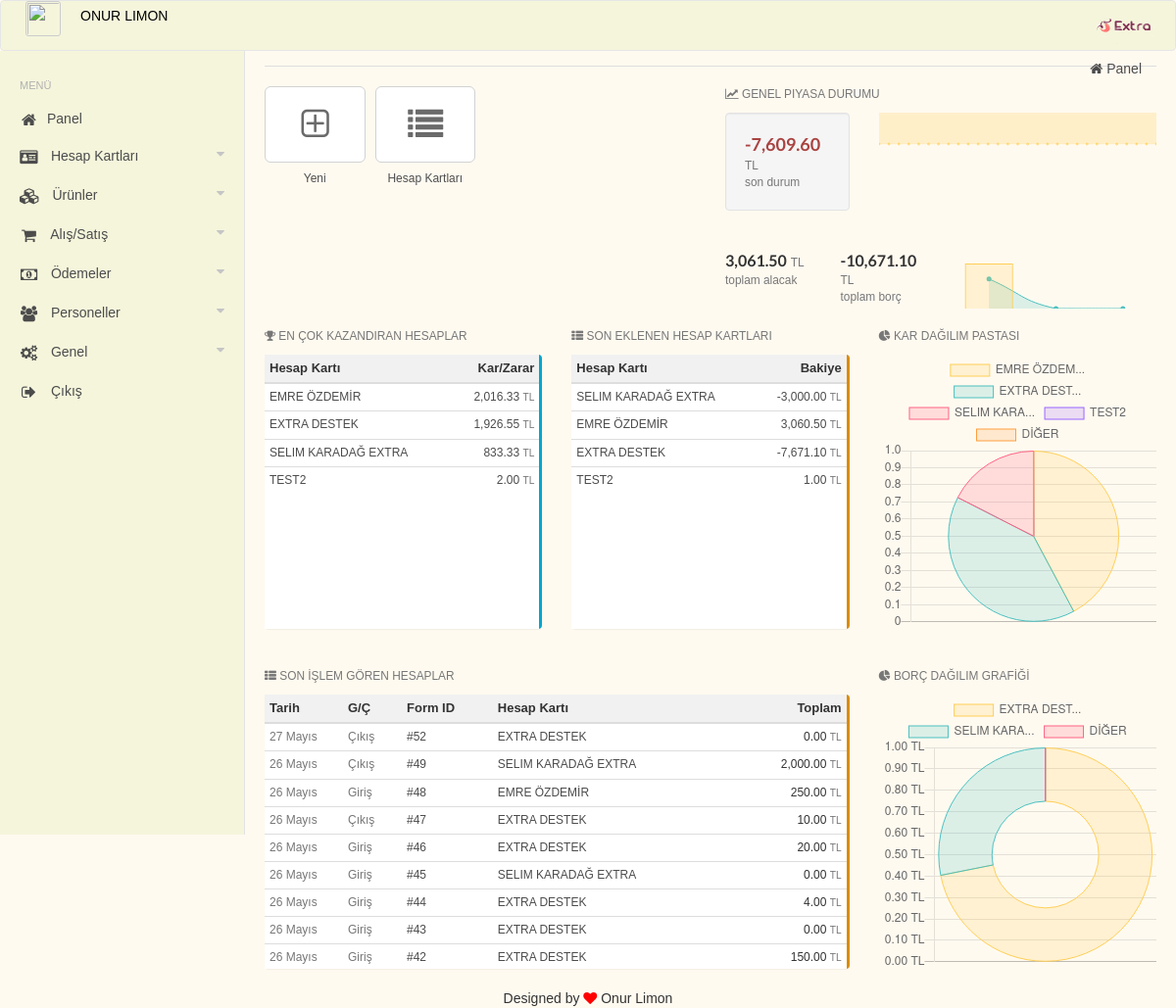
/admin/account/index.php (signed in), run on the app's committed database.
### tables this page shows
CREATE TABLE `onur_accounts`  (
  `id` int(11) NOT NULL AUTO_INCREMENT,
  `status` int(1) NOT NULL DEFAULT 1,
  `date` datetime(0) NOT NULL,
  `type` varchar(10) NOT NULL,
  `code` varchar(32) NOT NULL,
  `name` varchar(32) NOT NULL,
  `email` varchar(100) NOT NULL,
  `gsm` varchar(20) NOT NULL,
  `phone` varchar(20) NOT NULL,
  `address` varchar(500) NOT NULL,
  `city` varchar(20) NOT NULL,
  `district` varchar(20) NOT NULL,
  `country` varchar(20) NOT NULL,
  `tax_no` varchar(20) NOT NULL,
  `tax_home` varchar(20) NOT NULL,
  `balance` decimal(15, 4) NOT NULL,
  `profit` decimal(15, 4) NOT NULL,
  PRIMARY KEY (`id`) USING BTREE,
  INDEX `code`(`code`) USING BTREE,
  INDEX `name`(`name`) USING BTREE,
  INDEX `gsm`(`gsm`) USING BTREE,
  INDEX `name_2`(`name`) USING BTREE,
  INDEX `gsm_2`(`gsm`) USING BTREE
);

CREATE TABLE `onur_forms`  (
  `id` int(11) NOT NULL AUTO_INCREMENT,
  `status` enum('0','1') NOT NULL DEFAULT '1',
  `date` datetime(0) NOT NULL,
  `type` varchar(10) NOT NULL DEFAULT 'form',
  `template` varchar(20) NOT NULL,
  `in_out` enum('0','1') NOT NULL DEFAULT '1',
  `account_id` int(11) NOT NULL,
  `account_code` varchar(32) NOT NULL,
  `account_name` varchar(50) NOT NULL,
  `account_gsm` varchar(20) NOT NULL,
  `account_phone` varchar(20) NOT NULL,
  `account_email` varchar(100) NOT NULL,
  `account_city` varchar(20) NOT NULL,
  `account_tax_home` varchar(20) NOT NULL,
  `account_tax_no` varchar(20) NOT NULL,
  `total` decimal(15, 4) NOT NULL,
  `profit` decimal(15, 4) NOT NULL,
  `payment` decimal(15, 4) NOT NULL,
  `item_count` int(11) NOT NULL,
  `item_quantity` int(11) NOT NULL,
  `status_id` int(11) NOT NULL,
  `user_id` int(11) NOT NULL,
  `date_updated` datetime(0) NOT NULL,
  `val_1` varchar(255) NOT NULL,
  `val_2` varchar(512) NOT NULL,
  `val_3` varchar(1024) NOT NULL,
  `val_int` int(11) NOT NULL,
  `val_date` datetime(0) NOT NULL,
  `val_decimal` decimal(15, 4) NOT NULL,
  PRIMARY KEY (`id`) USING BTREE
);

### admin/account/index.php (the view, shortened to what the rows shown need)
<?php include('../../main.php'); ?>
<div class="row">
	<div class="col-md-4">
		<div class="panel panel-info panel-table panel-heading-0 panel-border-right panel-dashboard-list">
			<div class="panel-body">
				<div class="panel-list">
					<?php $query = db()->query("SELECT * FROM ".dbname('accounts')." WHERE status='1' AND type='account' AND profit > 0 ORDER BY profit DESC LIMIT 50 "); ?>
					<?php if($query->num_rows): ?>
						<table class="table table-hover table-condensed table-stripe">
							<thead>
								<tr>
									<th>Hesap Kartı</th>
									<th class="text-right">Kar/Zarar</th>
								</tr>
							</thead>
							<tbody>
								<?php while($list = $query->fetch_object()): ?>
									<tr onclick="location.href='<?php site_url('account', $list->id); ?>';" class="pointer">
										<td><a href="<?php site_url('account', $list->id); ?>" title="<?php echo $list->name; ?>" style="text-decoration:none;"><?php echo extra_get_substr($list->name,0,30); ?></a></td>
										<td class="text-right" width="120"><a href="<?php site_url('account', $list->id); ?>" title="<?php echo $list->name; ?>" style="text-decoration:none;"><?php echo get_set_money($list->profit); ?> <small class="text-muted">TL</small></a></td>
									</tr>
								<?php endwhile; ?>
							</tbody>
						</table>
					<?php endif; ?>
				</div>
			</div>
		</div>
	</div>
	<div class="col-md-4">
		<div class="panel panel-warning panel-table panel-heading-0 panel-border-right panel-dashboard-list">
			<div class="panel-body">
				<div class="panel-list">
					<?php $query = db()->query("SELECT * FROM ".dbname('accounts')." WHERE status='1' AND type='account' ORDER BY id DESC LIMIT 50 "); ?>
					<?php if($query->num_rows): ?>
						<table class="table table-hover table-condensed table-stripe">
							<thead>
								<tr>
									<th>Hesap Kartı</th>
									<th class="text-right">Bakiye</th>
								</tr>
							</thead>
							<tbody>
								<?php while($list = $query->fetch_object()): ?>
									<tr onclick="location.href='<?php site_url('account', $list->id); ?>';" class="pointer">
										<td><a href="<?php site_url('account', $list->id); ?>" title="<?php echo $list->name; ?>" style="text-decoration:none;"><?php echo extra_get_substr($list->name,0,30); ?></a></td>
										<td class="text-right"><a href="<?php site_url('account', $list->id); ?>" title="<?php echo $list->name; ?>" style="text-decoration:none;"><?php echo get_set_money($list->balance); ?> <small class="text-muted">TL</small></a></td>
									</tr>
								<?php endwhile; ?>
							</tbody>
						</table>
					<?php endif; ?>
				</div>
			</div>
		</div>
	</div>
</div>
<div class="row">
	<div class="col-md-8 hidden-xs">
		<div class="panel panel-warning panel-table panel-heading-0 panel-border-right panel-dashboard-list">
			<div class="panel-body">
				<div class="panel-list">
					<?php $query = db()->query("SELECT * FROM ".dbname('forms')." WHERE status='1' AND type IN ('form', 'payment') AND account_id > 0 ORDER BY date DESC LIMIT 50 "); ?>
					<?php if($query->num_rows): ?>
						<table class="table table-hover table-condensed table-stripe">
							<thead>
								<tr>
									<th width="80">Tarih</th>
									<th width="60">G/Ç</th>
									<th>Form ID</th>
									<th>Hesap Kartı</th>
									<th class="text-right">Toplam</th>
								</tr>
							</thead>
							<tbody>
								<?php while($list = $query->fetch_object()): ?>
									<tr onclick="location.href='<?php site_url('form', $list->id); ?>';" class="pointer">
										<td class="text-muted"><?php echo extra_get_date($list->date, 'd F'); ?></td>
										<td class="text-muted"><?php echo get_in_out_label($list->in_out); ?></td>
										<td><a href="<?php site_url('form', $list->id); ?>" title="">#<?php echo $list->id; ?></a></td>
										<td><a href="<?php site_url('account', $list->account_id); ?>" title="<?php echo $list->account_name; ?>"><?php echo extra_get_substr($list->account_name,0,30); ?></a></td>
										<td class="text-right"><?php echo get_set_money($list->total); ?> <small class="text-muted">TL</small></td>
									</tr>
								<?php endwhile; ?>
							</tbody>
						</table>
					<?php endif; ?>
				</div>
			</div>
		</div>
	</div>
</div>

### data on the page
onur_accounts: name "EMRE ÖZDEMİR", profit "2,016.33", balance "3,060.50"
onur_accounts: name "EXTRA DESTEK", profit "1,926.55", balance "-7,671.10"
onur_accounts: name "SELIM KARADAĞ EXTRA", profit "833.33", balance "-3,000.00"
onur_accounts: name "TEST2", profit "2.00", balance "1.00"
onur_forms: date "27 Mayıs", in_out "Çıkış", id "52", account_name "EXTRA DESTEK", total "0.00"
onur_forms: date "26 Mayıs", in_out "Çıkış", id "49", account_name "SELIM KARADAĞ EXTRA", total "2,000.00"
onur_forms: date "26 Mayıs", in_out "Giriş", id "48", account_name "EMRE ÖZDEMİR", total "250.00"
onur_forms: date "26 Mayıs", in_out "Çıkış", id "47", account_name "EXTRA DESTEK", total "10.00"
onur_forms: date "26 Mayıs", in_out "Giriş", id "46", account_name "EXTRA DESTEK", total "20.00"
onur_forms: date "26 Mayıs", in_out "Giriş", id "45", account_name "SELIM KARADAĞ EXTRA", total "0.00"
onur_forms: date "26 Mayıs", in_out "Giriş", id "44", account_name "EXTRA DESTEK", total "4.00"
onur_forms: date "26 Mayıs", in_out "Giriş", id "43", account_name "EXTRA DESTEK", total "0.00"
onur_forms: date "26 Mayıs", in_out "Giriş", id "42", account_name "EXTRA DESTEK", total "150.00"

### other printed values
get_active_user($val) "ONUR LIMON"
get_set_money($total['status']) "-7,609.60"
get_set_money($total['in_balance']) "3,061.50"
get_set_money($total['out_balance']) "-10,671.10"
